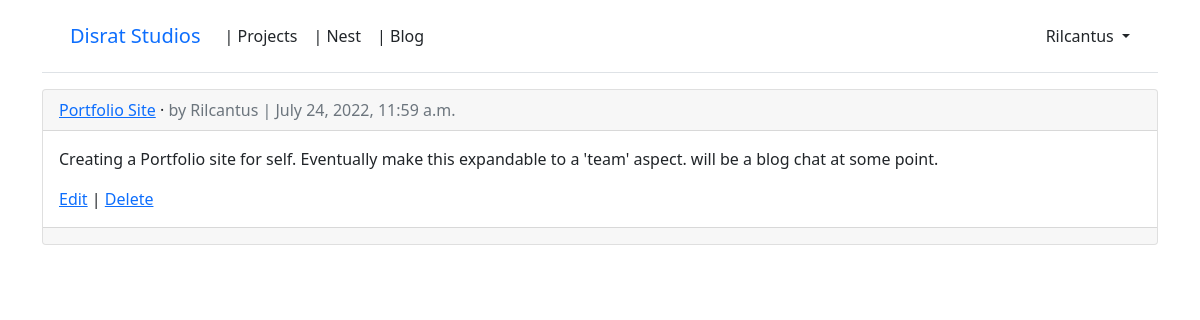
The page /projects/ (signed in) on the database as committed earlier.
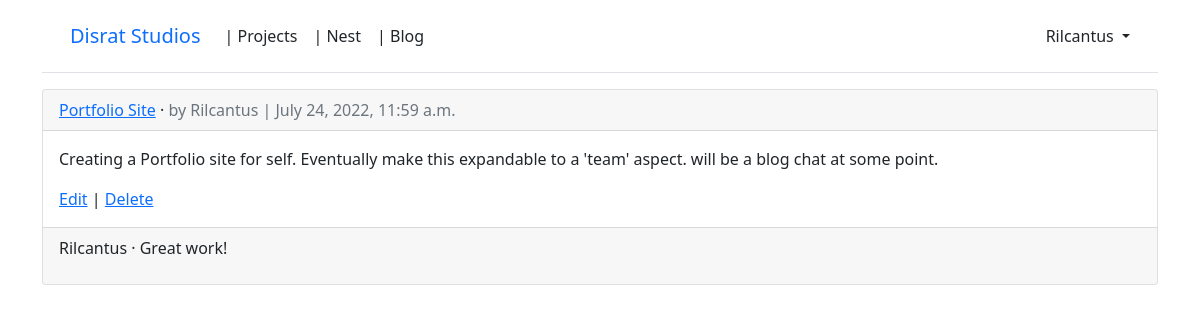
The same page on the database as committed later.
### projects/models.py (models this page shows, shortened)
class Project(models.Model):
    title = models.CharField(max_length=255)
    overview = models.TextField()
    date = models.DateTimeField(auto_now_add=True)
    author = models.ForeignKey(
        settings.AUTH_USER_MODEL,
        on_delete=models.CASCADE,
    )

class ProjectComment(models.Model):
    project = models.ForeignKey(Project, on_delete=models.CASCADE)
    comment = models.CharField(max_length=140)
    author = models.ForeignKey(
        settings.AUTH_USER_MODEL,
        on_delete=models.CASCADE,
    )
    def __str__(self):
        return self.comment

### accounts/models.py (models this page shows)
class CustomUser(AbstractUser):
    age = models.PositiveIntegerField(null=True, blank=True)

### projects/views.py (the view)
# urls.py: path("", ProjectListView.as_view(), name="project_list"),
class ProjectListView(LoginRequiredMixin, ListView):
    model = Project
    template_name: str = "project/project_list.html"

### templates/project/project_list.html (shortened to what this page needs)
{% extends 'base.html' %}
{% block content %}
{% for project in project_list %}
    <div class="card">
        <div class="card-header">
            <span class="font-weight-bold"><a href="{% url 'project_detail' project.pk %}">{{ project.title }}</a></span> &middot;
            <span class="text-muted">by {{ project.author }} |
            {{ project.date }}</span>
        </div>
        <div class="card-body">
            <p>{{ project.overview }}</p>
            <a href="{% url 'project_edit' project.pk %}">Edit</a> |
            <a href="{% url 'project_delete' project.pk %}">Delete</a>
        </div>
        <div class="card-footer">
            {% for projectcomment in project.projectcomment_set.all %}
            <p>
                <span class="font-weight-bold">
                    {{ projectcomment.author }} &middot;
                </span>
                {{ projectcomment }}
            </p>
            {% endfor %}
        </div>
    </div>
    <br />
{% endfor %}
{% endblock content %}

Rows that differ between the two databases and show on the page:
added ProjectComment: author "Rilcantus", comment "Great work!"
